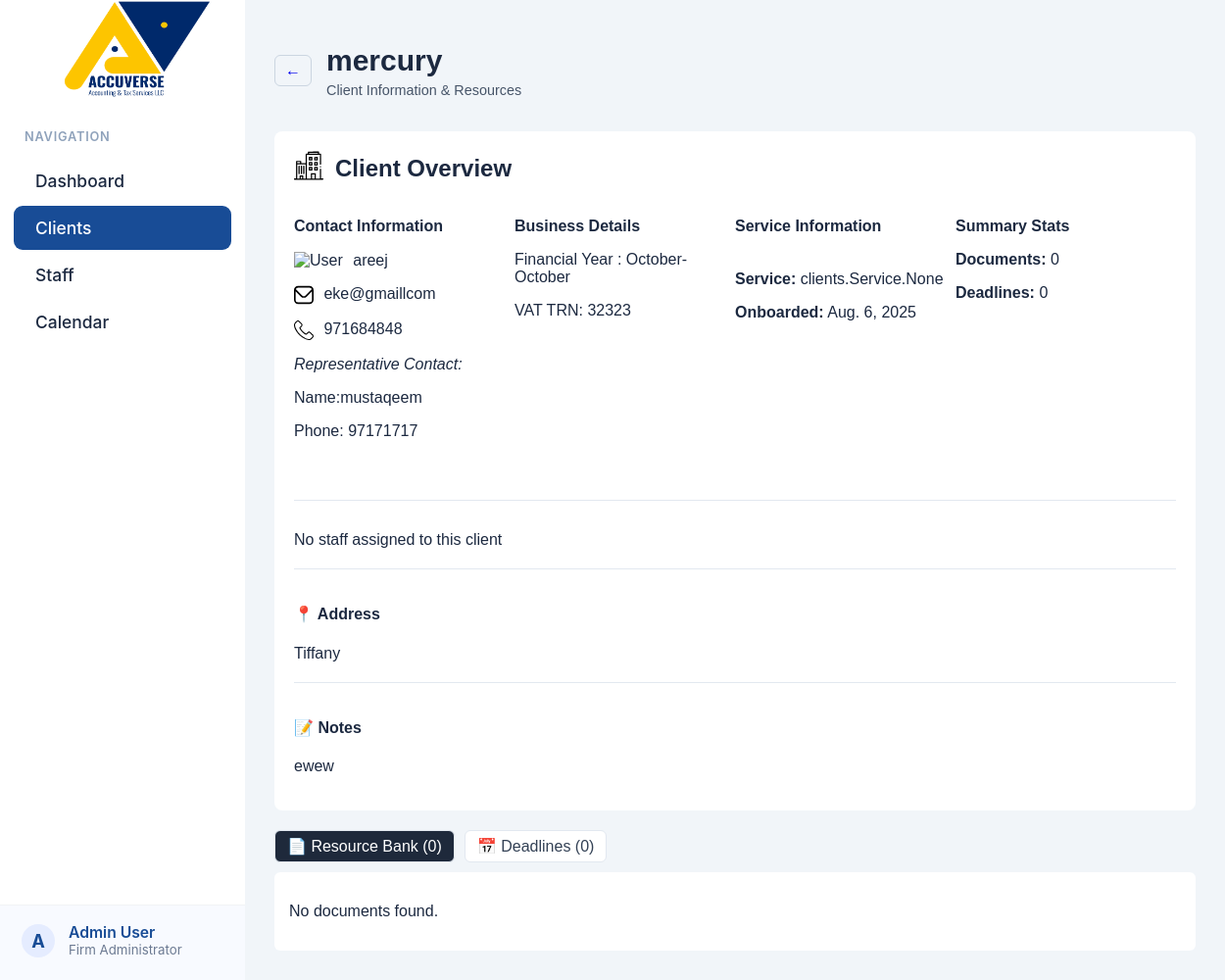
The page /clients/details/10/ on the database its author committed.
### clients/models.py (models this page shows, shortened)
class Clientinfo(models.Model):
    company_name = models.CharField(max_length=50)
    client_name = models.CharField(max_length=20)
    client_email = models.EmailField(null=True, blank=True)
    phone = models.CharField(max_length=20, null=True, blank=True)  # Use CharField for phones (can include + etc.)
    address = models.CharField(max_length=255, null=True, blank=True)
    representative_name = models.CharField(max_length=50, null=True, blank=True)
    representative_phone = models.CharField(max_length=20, null=True, blank=True)
    VAT_TRN = models.CharField(max_length=50, null=True, blank=True)
    FTA_email = models.EmailField(null=True, blank=True)
    FTA_password = models.CharField(max_length=100, null=True, blank=True)
    onboarding_date = models.DateField(null=True, blank=True)
    vat_return_months = models.CharField(max_length=100, null=True, blank=True)
    services = models.ManyToManyField(Service, related_name='clients', blank=True)
    staff_assigned=models.ManyToManyField(User,related_name='assigned_clients',blank=True)
    next_VAT_return= models.DateField(null=True, blank=True)
    next_CT_return=models.DateField(null=True, blank=True)
    financial_year=models.CharField(null=True,blank=True)
    ct_financial_year=models.CharField(null=True,blank=True)
    notes = models.TextField(null=True, blank=True)

### clients/views.py (the view)
# urls.py: path('details/<int:pk>/', views.client_details, name='client-details'),
def client_details(request,pk):
     client = get_object_or_404(Clientinfo, pk=pk)
     return render(request, 'clients_details.html', {'client': client})

### clients/templates/clients_details.html (shortened to what this page needs)
{% extends "base.html" %}
{% load static %}
{% block extra_css %}
<link rel="stylesheet" href="{% static 'css/client_details.css' %}">
{% endblock %}
{% block content %}
<div class="page-container">
  <div class="header">
    <div class="header-left">
      <a href="{% url 'dashboard' %}" class="btn-outline-icon">←</a>
      <div>
        <h1 class="page-title">{{ client.company_name }}</h1>
        <p class="page-subtitle">Client Information &amp; Resources</p>
      </div>
    </div>
  </div>
  <div class="card">
    <img class="office-pic" src="{% static 'icons/office-building.svg' %}" alt="Office" />
    <div>
      <h2 class="card-title">Client Overview</h2>
    </div>
    <div class="overview-grid">
      <div>
        <h4>Contact Information</h4>
        <p>
          <img class="user-pic" src="{% static 'icons/user.svg' %}" alt="User" />
          <span class="client-name">{{ client.client_name }}</span>
        </p>
        <p>
          <img class="email-pic" src="{% static 'icons/email.svg' %}" alt="Email" />
          {{ client.client_email }}
        </p>
        <p>
          <img class="phone-pic" src="{% static 'icons/phone.svg' %}" alt="Phone" />
          {{ client.phone }}
        </p>
        {% if client.representative_name%}
            <p><i>Representative Contact:</i></p><p> Name:{{ client.representative_name }}</p> <p> Phone: {{client.representative_phone}}</p>
        {% endif %}
      </div>
      <div>
        <h4>Business Details</h4>
        <p> Financial Year : {{client.financial_year}}</p>
        <p> VAT TRN: {{client.VAT_TRN}} </p>
      </div>
      <div>
        <h4>Service Information</h4>
        <span class="status-badge {{ client.status }}">{{ client.status }}</span>
        {% if client.services %}
          <p><strong>Service:</strong> {{ client.services}}</p>
        {% endif %}
        {% if client.onboarding_date %}
          <p><strong>Onboarded:</strong> {{ client.onboarding_date }}</p>
        {% endif %}
      </div>
      <div>
        <h4>Summary Stats</h4>
        <p><strong>Documents:</strong> {{ documents|length }}</p>
        <p><strong>Deadlines:</strong> {{ deadlines|length }}</p>
      </div>
    </div>
    {% if assigned_staff %}
    <div class="section">
      <h4>👥 Assigned Staff ({{ assigned_staff|length }})</h4>
      <div class="staff-grid">
        {% for staff in assigned_staff %}
        <div class="staff-card">
          <div class="staff-icon">👤</div>
          <div>
            <p class="staff-name">{{ staff.full_name }}</p>
            <p class="staff-meta">{{ staff.position }} • {{ staff.department }}</p>
            <p class="staff-email">{{ staff.email }}</p>
          </div>
        </div>
        {% endfor %}
      </div>
    </div>
    {% else %}
    <div class="section no-staff">
      <p>No staff assigned to this client</p>
    </div>
    {% endif %}
    {% if client.address %}
    <div class="section">
      <h4>📍 Address</h4>
      <p>{{ client.address }}</p>
    </div>
    {% endif %}
    {% if client.notes %}
    <div class="section">
      <h4>📝 Notes</h4>
      <p>{{ client.notes }}</p>
    </div>
    {% endif %}
  </div>
  <div class="tabs">
    <div class="tabs-header">
      <a href="#documents" class="tab active">📄 Resource Bank ({{ documents|length }})</a>
      <a href="#deadlines" class="tab">📅 Deadlines ({{ deadlines|length }})</a>
    </div>
    <div id="documents" class="tab-content">
      {% for doc in documents %}
        <p>{{ doc.name }}</p>
      {% empty %}
        <p>No documents found.</p>
      {% endfor %}
    </div>
  </div>
</div>
{% endblock %}

### templates/base.html (shortened to what this page needs)
<!DOCTYPE html>
{% load static %}
<html lang="en">
<head>
    <link rel="stylesheet" href="{% static 'css/base.css' %}">
    {%block extra_css%}{%endblock%}
</head>
<body>
       <div class="layout">
    <aside class="sidebar">
        <div class "sidebar-img">
    <img src="{% static 'accuverse_logo.webp' %}" style="width: 200px; height: 100px; margin-left: 40px;" alt="Logo">
            </div>
        <nav class="sidebar-nav">
        <div class="nav-label">NAVIGATION</div>
        <a class="nav-link" href="#">Dashboard</a>
        <a class="nav-link active" href="#">Clients</a>
        <a class="nav-link" href="#">Staff</a>
        <a class="nav-link" href="#">Calendar</a>
        </nav>
        <div class="sidebar-user">
        <div class="user-avatar">A</div>
        <div>
            <div class="user-name">Admin User</div>
            <div class="user-role">Firm Administrator</div>
        </div>
        </div>
    </aside>
        <div class="content">
            {% block content %}
            {% endblock %}
        </div>
    </div>
</body>
</html>

### static/css/base.css (style rules this page uses)
body { margin: 0; font-family: 'Inter', Arial, sans-serif; background: #f4f5fa; color: #1c2940; }
.layout { display: flex; min-height: 100vh; }
.sidebar { background: #fff; width: 260px; display: flex; flex-direction: column; justify-content: space-between; box-shadow: 0 2px 24px rgba(44,62,80,0.07); }
.sidebar-nav { padding: 28px 0 0 0; flex: 1 1 auto; }
.nav-label { font-size: 0.8rem; color: #8fa2bb; font-weight: 600; margin: 0 0 15px 25px; letter-spacing: 0.06em; }
.nav-link { display: flex; align-items: center; gap: 12px; padding: 12px 30px 12px 22px; font-size: 1.09em; color: #1c2940; border-radius: 9px; margin: 0 14px 3px 14px; text-decoration: none; transition: background 0.11s, color 0.11s; font-weight: 500; }
.nav-link.active, .nav-link:hover { background: #184c96; color: #fff; }
.sidebar-user { display: flex; align-items: center; gap: 14px; padding: 18px 22px 23px; border-top: 1px solid #f1f3f5; background: #f8faff; }
.user-avatar { background: #e5ecff; color: #184c96; font-weight: 700; border-radius: 50%; width: 34px; height: 34px; display: flex; align-items: center; justify-content: center; font-size: 1.14rem; }
.user-name { font-size: 0.98rem; font-weight: 600; color: #184c96; }
.user-role { font-size: 0.83rem; color: #6c7a92; }

### static/css/client_details.css (style rules this page uses)
.page-container { padding: 30px; background: #f1f5f9; min-height: 100vh; max-width: 1100px; margin: auto; font-family: sans-serif; }
.header { display: flex; justify-content: space-between; align-items: center; }
.header-left { display: flex; gap: 15px; align-items: center; }
.page-title { font-size: 30px; margin: 15px 0 0 0; }
.page-subtitle { color: #475569; font-size: 0.9rem; margin-top: 5px; }
.btn-outline-icon { padding: 6px 10px; border: 1px solid #cbd5e1; border-radius: 6px; text-decoration: none; }
.card { background: white; padding: 20px; border-radius: 8px; margin-top: 20px; width: 900px; }
.card-title { font-size: 24px; font-weight: bold; margin-bottom: 15px; margin-left: 30px; transform: translate(12px,-46px); }
.overview-grid { display: grid; grid-template-columns: repeat(auto-fit, minmax(220px, 1fr)); transform: translate(0px,-25px); }
.overview-grid h4 { font-size: 1rem; margin-bottom: 2px; margin-top: 0; }
.status-badge { display: inline-block; padding: 2px 8px; border-radius: 6px; font-size: 0.8rem; }
.section { margin-top: 20px; padding-top: 15px; border-top: 1px solid #e2e8f0; }
.tabs { margin-top: 20px; }
.tabs-header { display: flex; gap: 10px; margin-bottom: 10px; }
.tab { padding: 6px 12px; background: white; border: 1px solid #e2e8f0; border-radius: 6px; text-decoration: none; color: #334155; }
.tab.active { background: #1e293b; color: white; }
.tab-content { background: white; padding: 15px; border-radius: 6px; }
.office-pic { width: 30px; height: 30px; margin-right: 8px; vertical-align: middle; transform: translate(); }
.user-pic, .phone-pic, .email-pic { width: 20px; height: 20px; margin-right: 6px; vertical-align: middle; }
.client-name { vertical-align: middle; font-weight: 500; }

### rows shown on the page
Clientinfo: company_name "mercury", client_name "areej", client_email "eke@gmaillcom", phone "971684848", representative_name "mustaqeem", representative_phone "97171717", financial_year "October-October", VAT_TRN "32323", services "clients.Service.None", onboarding_date "Aug. 6, 2025", address "Tiffany", notes "ewew"

### other values the page prints
{{ documents|length }} "0"
{{ deadlines|length }} "0"
